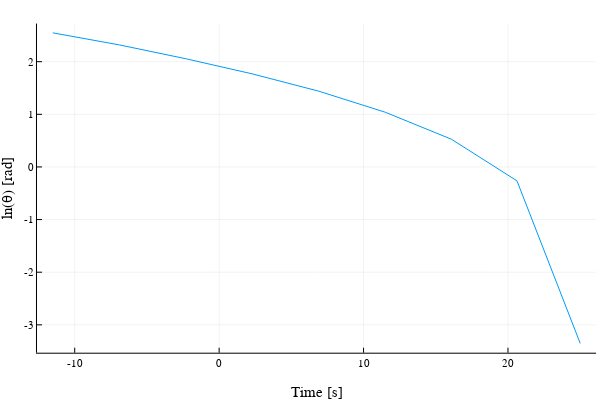

Notebook code for this chart:
### Markdown cell above
#### Gögn 2 hápunktar nema $\log_e$ skali á y-ás

### Code cell
plot(data2[peaks,1], log.(data2[peaks,2]),
xlabel = "Time [s]",
ylabel = "ln(θ) [rad]",
labels = :none)

### Figure 1 — Plotly figure (JSON) as saved in the notebook; plotly's stock layout.template omitted (floating-point values rounded to 4 significant figures)
{"data": [{"colorbar": {"title": ""}, "legendgroup": "", "line": {"color": "rgba(0, 154, 250, 1.000)", "dash": "solid", "shape": "linear", "width": 1}, "mode": "lines", "name": "", "showlegend": false, "type": "scatter", "x": [-11.52, -6.896, -2.316, 2.284, 6.884, 11.5, 16.08, 20.62, 25.0], "xaxis": "x", "y": [2.547, 2.318, 2.057, 1.769, 1.441, 1.039, 0.5265, -0.264, -3.352], "yaxis": "y", "zmax": null, "zmin": null}], "layout": {"annotations": [], "height": 400, "legend": {"bgcolor": "rgba(255, 255, 255, 1.000)", "bordercolor": "rgba(0, 0, 0, 1.000)", "borderwidth": 1, "font": {"color": "rgba(0, 0, 0, 1.000)", "family": "sans-serif", "size": 11}, "title": {"font": {"color": "rgba(0, 0, 0, 1.000)", "family": "sans-serif", "size": 15}, "text": ""}, "tracegroupgap": 0, "traceorder": "normal", "x": 1, "xanchor": "auto", "y": 1, "yanchor": "auto"}, "margin": {"b": 20, "l": 0, "r": 0, "t": 20}, "paper_bgcolor": "rgba(255, 255, 255, 1.000)", "plot_bgcolor": "rgba(255, 255, 255, 1.000)", "showlegend": true, "width": 600, "xaxis": {"anchor": "y", "domain": [0.06165, 0.9934], "gridcolor": "rgba(0, 0, 0, 0.100)", "gridwidth": 0.5, "linecolor": "rgba(0, 0, 0, 1.000)", "mirror": false, "range": [-12.61, 26.1], "showgrid": true, "showline": true, "showticklabels": true, "tickangle": 0, "tickcolor": "rgb(0, 0, 0)", "tickfont": {"color": "rgba(0, 0, 0, 1.000)", "family": "sans-serif", "size": 11}, "tickmode": "array", "ticks": "inside", "ticktext": ["-10", "0", "10", "20"], "tickvals": [-10, 0, 10, 20], "title": "Time [s]", "titlefont": {"color": "rgba(0, 0, 0, 1.000)", "family": "sans-serif", "size": 15}, "type": "-", "visible": true, "zeroline": false, "zerolinecolor": "rgba(0, 0, 0, 1.000)"}, "yaxis": {"anchor": "x", "domain": [0.07581, 0.9902], "gridcolor": "rgba(0, 0, 0, 0.100)", "gridwidth": 0.5, "linecolor": "rgba(0, 0, 0, 1.000)", "mirror": false, "range": [-3.529, 2.724], "showgrid": true, "showline": true, "showticklabels": true, "tickangle": 0, "tickcolor": "rgb(0, 0, 0)", "tickfont": {"color": "rgba(0, 0, 0, 1.000)", "family": "sans-serif", "size": 11}, "tickmode": "array", "ticks": "inside", "ticktext": ["-3", "-2", "-1", "0", "1", "2"], "tickvals": [-3, -2, -1, 0, 1, 2], "title": "ln(θ) [rad]", "titlefont": {"color": "rgba(0, 0, 0, 1.000)", "family": "sans-serif", "size": 15}, "type": "-", "visible": true, "zeroline": false, "zerolinecolor": "rgba(0, 0, 0, 1.000)"}}}
